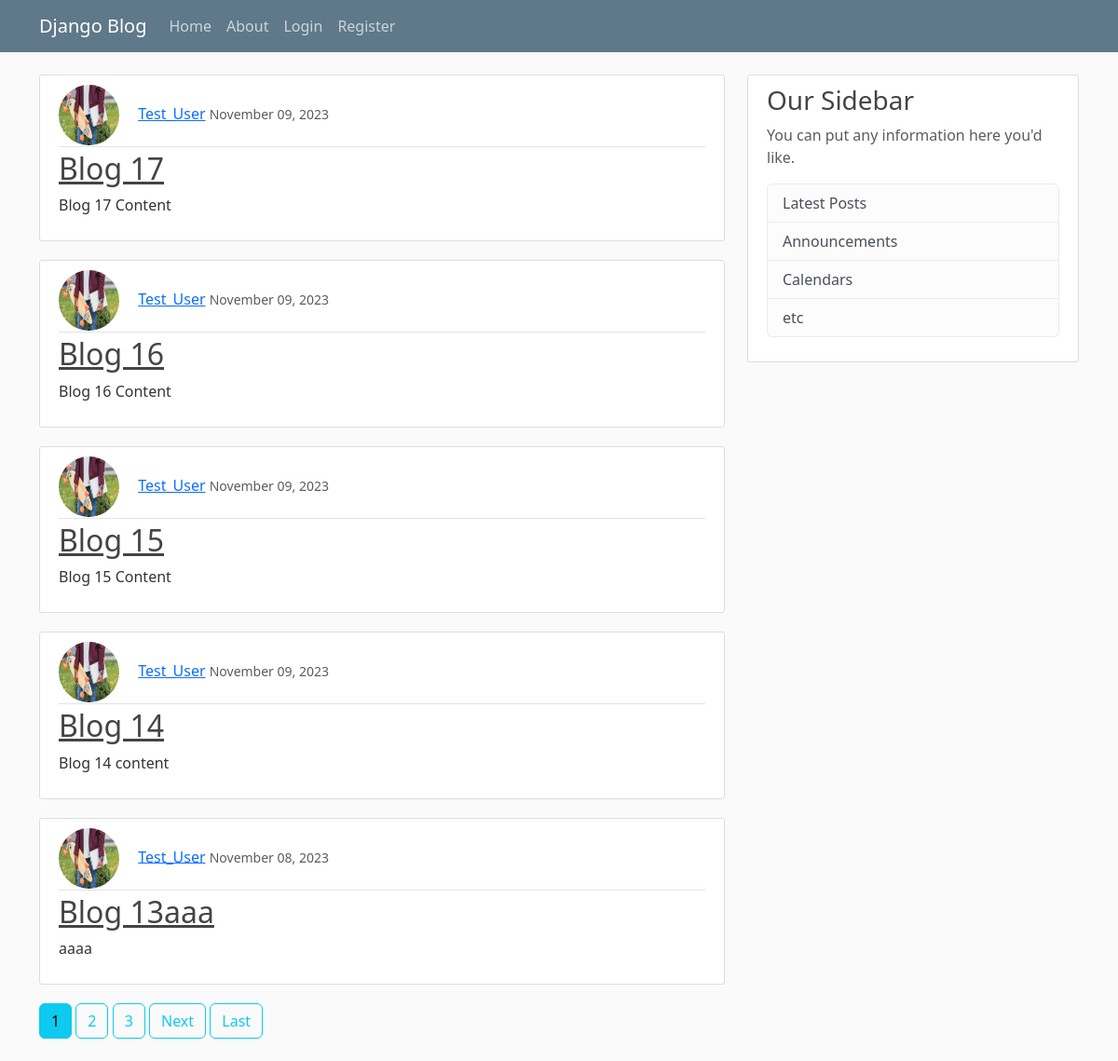
Screenshot of /blog/ with the database file from the repository.
### blog/models.py (models this page shows, shortened)
class Post(models.Model):
    title = models.CharField(max_length=100)
    content = models.TextField()
    date_posted = models.DateTimeField(default=timezone.now)
    author = models.ForeignKey(User, on_delete=models.CASCADE)

### users/models.py (models this page shows, shortened)
class Profile(models.Model) :
    user=models.OneToOneField(User,on_delete=models.CASCADE)
    image=models.ImageField(default='default.jpg', upload_to='profile_pics')

### blog/views.py (the view)
# urls.py: path('', PostListView.as_view(), name='blog-home'),
class PostListView(ListView):
    model=Post
    template_name='blog/home.html'
    context_object_name = 'posts'
    ordering =['-date_posted']
    paginate_by = 5

### blog/templates/blog/home.html (shortened to what this page needs)
 {% extends 'blog/base.html'%}
 {% block content %}
    {% for post in posts   %}
    <article class="media content-section">
       <div class="media-body">
          <div class="article-metadata">
            <img class= "rounded-circle article-img" src ="{{post.author.profile.image.url}}">
            <a class="mr-2" href="{% url 'user-posts' post.author.username %}">{{ post.author }}</a>
            <small class="text-muted">{{ post.date_posted|date:'F d, Y ' }}</small>
          </div>
          <h2><a class="article-title" href="{%url  'post-detail' post.id%}">{{ post.title }}</a></h2>
          <p class="article-content">{{ post.content }}</p>
        </div>
      </article>
    {% endfor %}
{%if is_paginated %}
{%  for num in page_obj.paginator.page_range  %}
{% if page_obj.number == num  %}
<a class="btn btn-info mb-4"   href="?page={{num}}">{{num}}</a>
{% elif num > page_obj.number|add:'-3' and  num < page_obj.number|add:'3'  %}
<a class="btn btn-outline-info mb-4"   href="?page={{num}}">{{num}}</a>
{% endif %}
{%  endfor  %}
{%if page_obj.has_next %}
<a class="btn btn-outline-info mb-4"   href="?page={{page_obj.nex_page_number}}">Next</a>
<a class="btn btn-outline-info mb-4" href="?page={{page_obj.paginator.num_pages}}">Last</a>
{% endif %}
{% endif %}
{% endblock content %}

### blog/templates/blog/base.html (shortened to what this page needs)
{% load static%}
<html>
<head>
    <link href="https://cdn.jsdelivr.net/npm/bootstrap@5.3.2/dist/css/bootstrap.min.css" rel="stylesheet">
    <link rel="stylesheet" type="text/css" href="{% static 'blog/main.css'    %}">
</head>
<header class="site-header">
    <nav class="navbar navbar-expand-md navbar-dark bg-steel fixed-top">
      <div class="container">
        <a class="navbar-brand mr-4" href="/">Django Blog</a>
        <div class="collapse navbar-collapse" id="navbarToggle">
          <div class="navbar-nav mr-auto">
            <a class="nav-item nav-link" href="{% url 'blog-home' %}">Home</a>
            <a class="nav-item nav-link" href="{% url 'blog-about' %}">About</a>
          </div>
          <div class="navbar-nav">
         {% if user.is_authenticated%}
         <a class="nav-item nav-link" href="{%url 'post-create'%}">New post</a>
         <a class="nav-item nav-link" href="{%url 'logout' %}">Logout</a>
         <a class="nav-item nav-link" href="{%url 'profile'%}">Profile</a>
         {%else   %}
            <a class="nav-item nav-link" href="{%url 'login' %}">Login</a>
            <a class="nav-item nav-link" href="{%url 'register'%}">Register</a>
            {%endif   %}
          </div>
        </div>
      </div>
    </nav>
  </header>
<body>
<main role="main" class="container">
    <div class="row">
      <div class="col-md-8">
        {% block content %}{% endblock %}
      </div>
      <div class="col-md-4">
        <div class="content-section">
          <h3>Our Sidebar</h3>
          <p class='text-muted'>You can put any information here you'd like.
            <ul class="list-group">
              <li class="list-group-item list-group-item-light">Latest Posts</li>
              <li class="list-group-item list-group-item-light">Announcements</li>
              <li class="list-group-item list-group-item-light">Calendars</li>
              <li class="list-group-item list-group-item-light">etc</li>
            </ul>
          </p>
        </div>
      </div>
    </div>
  </main>
</body>
</html>

### blog/static/blog/main.css (style rules this page uses)
body { background: #fafafa; color: #333333; margin-top: 5rem; }
h1, h2, h3, h4, h5, h6 { color: #444444; }
ul { margin: 0; }
.bg-steel { background-color: #5f788a; }
.site-header .navbar-nav .nav-link { color: #cbd5db; }
.content-section { background: #ffffff; padding: 10px 20px; border: 1px solid #dddddd; border-radius: 3px; margin-bottom: 20px; }
.article-title { color: #444444; }
.article-content { white-space: pre-line; }
.article-img { height: 65px; width: 65px; margin-right: 16px; }
.article-metadata { padding-bottom: 1px; margin-bottom: 4px; border-bottom: 1px solid #e3e3e3 }

### rows the page displays
Post: author.profile.image (placeholder picture), author "Test_User", date_posted "November 09, 2023", title "Blog 17", content "Blog 17 Content"
Post: author.profile.image (placeholder picture), author "Test_User", date_posted "November 09, 2023", title "Blog 16", content "Blog 16 Content"
Post: author.profile.image (placeholder picture), author "Test_User", date_posted "November 09, 2023", title "Blog 15", content "Blog 15 Content"
Post: author.profile.image (placeholder picture), author "Test_User", date_posted "November 09, 2023", title "Blog 14", content "Blog 14 content"
Post: author.profile.image (placeholder picture), author "Test_User", date_posted "November 08, 2023", title "Blog 13aaa", content "aaaa"

### other values shown
{{ num }} "1"
{{ num }} "2" "3"
